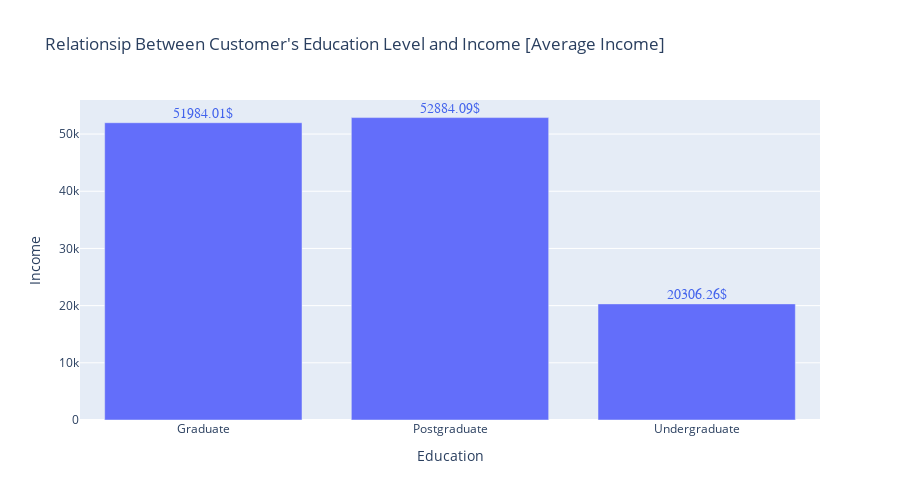

Notebook code cell kept with this figure:
### Markdown cell above
Since income is normally disstributed and there are some outliers in it. We will make use of the df_cut dataframe so we can accurately get better conclusion.

### Code cell
mask = df_cut.groupby("Education")["Income"].mean()
mask = mask.reset_index()
fig = px.bar(data_frame=mask, x="Education", y="Income", height=500,
            title = "Relationsip Between Customer's Education Level and Income [Average Income]")

annotation = []
for x, y in zip(mask["Education"], mask["Income"]):
    annotation.append(
        dict(x=x, y=y +1500,
             text=str(round(y, 2)) + '$',
             font=dict(family='Arial', size=14, color='rgb(66, 99, 236)'), showarrow=False)
    )
fig.update_xaxes(categoryorder='array', categoryarray= order)
fig.update_layout(annotations=annotation)

fig.show()

### Figure 1 — Plotly figure (JSON) as saved in the notebook; plotly's stock layout.template omitted (floating-point values rounded to 4 significant figures)
{"data": [{"alignmentgroup": "True", "hovertemplate": "Education=%{x}<br>Income=%{y}<extra></extra>", "legendgroup": "", "marker": {"color": "#636efa", "pattern": {"shape": ""}}, "name": "", "offsetgroup": "", "orientation": "v", "showlegend": false, "textposition": "auto", "type": "bar", "x": ["Graduate", "Postgraduate", "Undergraduate"], "xaxis": "x", "y": [51980.0, 52880.0, 20310.0], "yaxis": "y"}], "layout": {"annotations": [{"font": {"color": "rgb(66, 99, 236)", "family": "Arial", "size": 14}, "showarrow": false, "text": "51984.01$", "x": "Graduate", "y": 53480.0}, {"font": {"color": "rgb(66, 99, 236)", "family": "Arial", "size": 14}, "showarrow": false, "text": "52884.09$", "x": "Postgraduate", "y": 54380.0}, {"font": {"color": "rgb(66, 99, 236)", "family": "Arial", "size": 14}, "showarrow": false, "text": "20306.26$", "x": "Undergraduate", "y": 21810.0}], "barmode": "relative", "height": 500, "legend": {"tracegroupgap": 0}, "title": {"text": "Relationsip Between Customer's Education Level and Income [Average Income]"}, "xaxis": {"anchor": "y", "categoryarray": ["21-30", "31-40", "41-50", "51-60", "61-70", "71-80", ">80"], "categoryorder": "array", "domain": [0, 1], "title": {"text": "Education"}}, "yaxis": {"anchor": "x", "domain": [0, 1], "title": {"text": "Income"}}}}
